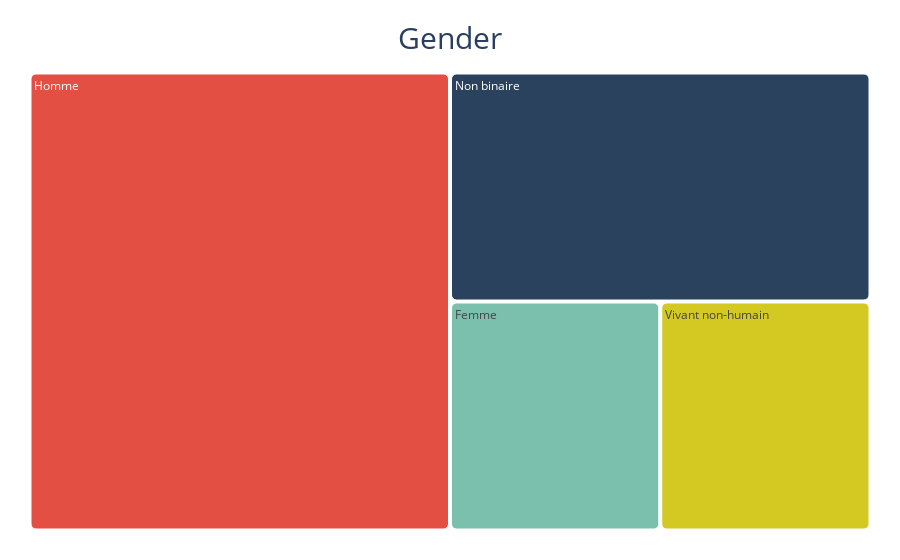

Notebook cell for this chart:
### Code cell
import plotly.express as px

fig = px.treemap(data, path=["Gender"],
                 title="Gender", color_discrete_sequence=["#e44f43","#2a425d","#7bc0ac","#d3c922"]
                 )
fig.update_traces(marker=dict(cornerradius=5))

fig.update_layout(
    margin = dict(t=50, l=25, r=25, b=25),
    title_font=dict(size=30),
    title_x=0.5, title_y=0.95
)
#mettre en commenteire pour voir les infos comme "count" en hover
fig.data[0].hovertemplate='<b></b>%{label}'

fig.show()

### Figure 1 — Plotly figure (JSON) as saved in the notebook; plotly's stock layout.template omitted (floating-point values rounded to 4 significant figures)
{"data": [{"branchvalues": "total", "domain": {"x": [0, 1], "y": [0, 1]}, "hovertemplate": "<b></b>%{label}", "ids": ["Femme", "Homme", "Non binaire", "Vivant non-humain"], "labels": ["Femme", "Homme", "Non binaire", "Vivant non-humain"], "marker": {"cornerradius": 5}, "name": "", "parents": ["", "", "", ""], "type": "treemap", "values": [1, 4, 2, 1]}], "layout": {"legend": {"tracegroupgap": 0}, "margin": {"b": 25, "l": 25, "r": 25, "t": 50}, "title": {"font": {"size": 30}, "text": "Gender", "x": 0.5, "y": 0.95}, "treemapcolorway": ["#e44f43", "#2a425d", "#7bc0ac", "#d3c922"]}}
